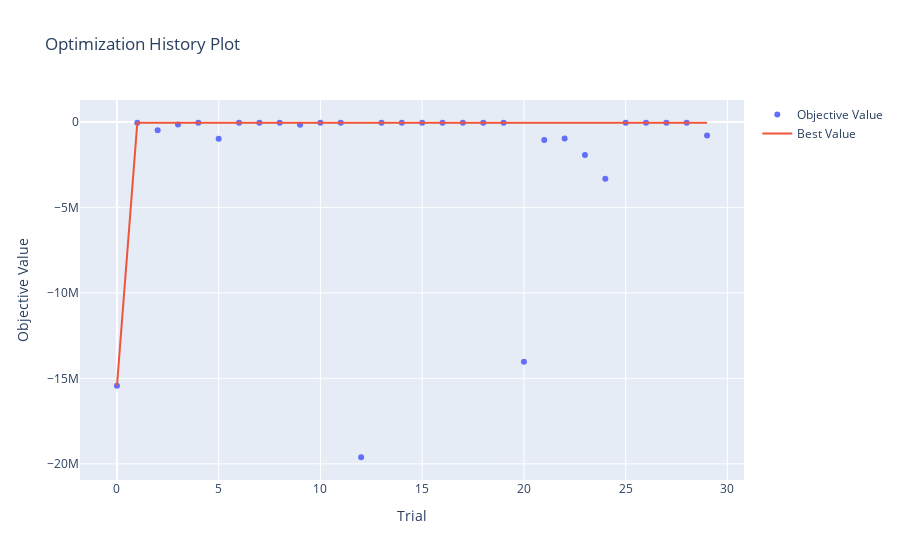

Notebook cell for this chart:
### Markdown cell above
**Plot Optimization History**

This plot shows the best trial value at each step of the optimization process.

### Code cell
from optuna.visualization import plot_optimization_history

fig = plot_optimization_history(study)
fig.show()

### Figure 1 — Plotly figure (JSON) as saved in the notebook; plotly's stock layout.template omitted (floating-point values rounded to 4 significant figures)
{"data": [{"mode": "markers", "name": "Objective Value", "type": "scatter", "x": [0, 1, 2, 3, 4, 5, 6, 7, 8, 9, 10, 11, 12, 13, 14, 15, 16, 17, 18, 19, 20, 21, 22, 23, 24, 25, 26, 27, 28, 29], "y": [-15440000.0, -54070.0, -496400.0, -148300.0, -53590.0, -981900.0, -54100.0, -55330.0, -53300.0, -163000.0, -56030.0, -54710.0, -19620000.0, -52970.0, -55910.0, -54060.0, -51590.0, -51310.0, -52910.0, -51710.0, -14030000.0, -1065000.0, -970700.0, -1938000.0, -3322000.0, -51030.0, -54620.0, -56620.0, -56250.0, -801100.0]}, {"mode": "lines", "name": "Best Value", "type": "scatter", "x": [0, 1, 2, 3, 4, 5, 6, 7, 8, 9, 10, 11, 12, 13, 14, 15, 16, 17, 18, 19, 20, 21, 22, 23, 24, 25, 26, 27, 28, 29], "y": [-15440000.0, -54070.0, -54070.0, -54070.0, -53590.0, -53590.0, -53590.0, -53590.0, -53300.0, -53300.0, -53300.0, -53300.0, -53300.0, -52970.0, -52970.0, -52970.0, -51590.0, -51310.0, -51310.0, -51310.0, -51310.0, -51310.0, -51310.0, -51310.0, -51310.0, -51030.0, -51030.0, -51030.0, -51030.0, -51030.0]}, {"marker": {"color": "#cccccc"}, "mode": "markers", "name": "Infeasible Trial", "showlegend": false, "type": "scatter", "x": [], "y": []}], "layout": {"title": {"text": "Optimization History Plot"}, "xaxis": {"title": {"text": "Trial"}}, "yaxis": {"title": {"text": "Objective Value"}}}}
